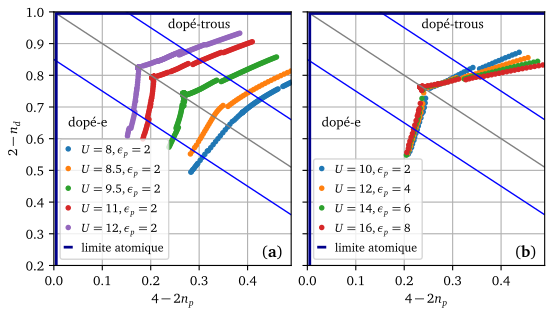

The script that drew this image:
import numpy as np
import os
import sys
import matplotlib.pyplot as plt
from Information_mat import *

plt.rc('text', usetex=True)
plt.rc('font', family='serif')
plt.rcParams['text.latex.preamble'] = r'\usepackage[charter]{mathdesign}'

fig,ax = plt.subplots(1,2,sharey=True)
plt.gcf().set_size_inches(14/2.54, 8/2.54)

#-------------------------------------------------------------------
plt.sca(ax[0])
liste = [8, 9, 9.5, 11, 12]
for U in liste:
    path = f"BSCO/BSCO_U{U}e2.tsv"
    data = np.genfromtxt(path, names=True)
    data = data[data['mu_ave']>1.56]
    data = data[data['mu_ave']<1.75]
    try:
        n_p = 3*data['ave_e']/2
        n_d = 3*(data['ave_mu']-data['ave_e'])
        n = data['ave_mu']
    except:
        n_p = 3*data['e_ave']/2
        n_d = 3*(data['mu_ave']-data['e_ave'])
        n = data['mu_ave']
    mu = data['mu']
    if U == 9:
        plt.plot(4-2*n_p,2-n_d, 'o', ms = 3, label = f'$U=8.5, \epsilon_p=2$')
    else:
        plt.plot(4-2*n_p,2-n_d, 'o', ms = 3, label = f'$U={U}, \epsilon_p=2$')
ligne = np.array([[0,1],[1,0]])
ligne2 = np.array([[0,0.85],[0.85,0]])
ligne3 = np.array([[0,1.15],[1.15,0]])

plt.plot(ligne[0],ligne[1], '-', color = 'gray', lw=1)
plt.plot(ligne2[0],ligne2[1], '-', color = 'blue', lw=1)
plt.plot(ligne3[0],ligne3[1], '-', color = 'blue', lw=1)

off = 0.005
plt.plot([off,off,4],[0,1-off,1-off], '-', color = 'darkblue', lw=2,label='limite atomique')

plt.text(0.3, 0.98, 'dopé-trous', ha='center', va='top')
plt.text(0.07, 0.67, 'dopé-e', ha='center', va='top')
plt.text(0.92, 0.05, '({\\bf a})', ha='center', va='center', transform=plt.gca().transAxes, fontsize=12)

plt.xlabel('$4-2n_p$',)
plt.xlim(0,0.49)
plt.ylim(0.2,1)
plt.ylabel('$2-n_d$')
plt.legend(ncol=1, loc='lower left', fontsize=9, handlelength=0.5)
plt.grid()

#-------------------------------------------------------------------
plt.sca(ax[1])
liste = [10, 12, 14, 16]
for U in liste:
    path = f"BSCO/BSCO_U{U}e{U-8}.tsv"
    data = np.genfromtxt(path, names=True)
    data = data[data['mu_ave']>1.56]
    data = data[data['mu_ave']<1.75]
    try:
        n_p = 3*data['ave_e']/2
        n_d = 3*(data['ave_mu']-data['ave_e'])
        n = data['ave_mu']
    except:
        n_p = 3*data['e_ave']/2
        n_d = 3*(data['mu_ave']-data['e_ave'])
        n = data['mu_ave']
    mu = data['mu']
    plt.plot(4-2*n_p,2-n_d, 'o', ms = 3, label = f'$U={U}, \epsilon_p={U-8}$')
ligne = np.array([[0,1],[1,0]])
ligne2 = np.array([[0,0.85],[0.85,0]])
ligne3 = np.array([[0,1.15],[1.15,0]])

plt.plot(ligne[0],ligne[1], '-', color = 'gray', lw=1)
plt.plot(ligne2[0],ligne2[1], '-', color = 'blue', lw=1)
plt.plot(ligne3[0],ligne3[1], '-', color = 'blue', lw=1)

off = 0.005
plt.plot([off,off,4],[0,1-off,1-off], '-', color = 'darkblue', lw=2,label='limite atomique')


plt.text(0.3, 0.98, 'dopé-trous', ha='center', va='top')
plt.text(0.07, 0.67, 'dopé-e', ha='center', va='top')
plt.text(0.92, 0.05, '({\\bf b})', ha='center', va='center', transform=plt.gca().transAxes, fontsize=12)

plt.xlabel('$4-2n_p$',)
plt.xlim(0,0.49)
# plt.ylabel('$2-n_d$')
plt.legend(ncol=1, loc='lower left', fontsize=9, handlelength=0.5)
plt.grid()


plt.tight_layout(pad=0.5)
plt.savefig(__file__[:-3]+".pdf")
